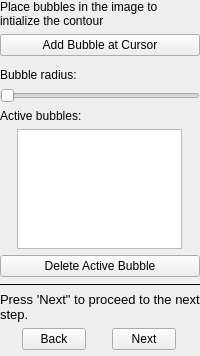
        <widget class="QWidget" name="pgBubbles">
         <layout class="QVBoxLayout" name="verticalLayout_4">
          <property name="leftMargin">
           <number>0</number>
          </property>
          <property name="topMargin">
           <number>0</number>
          </property>
          <property name="rightMargin">
           <number>0</number>
          </property>
          <property name="bottomMargin">
           <number>0</number>
          </property>
          <item>
           <widget class="QLabel" name="label_6">
            <property name="text">
             <string>Place bubbles in the image to intialize the contour</string>
            </property>
            <property name="wordWrap">
             <bool>true</bool>
            </property>
           </widget>
          </item>
          <item>
           <widget class="QPushButton" name="btnAddBubble">
            <property name="sizePolicy">
             <sizepolicy hsizetype="Minimum" vsizetype="Fixed">
              <horstretch>0</horstretch>
              <verstretch>0</verstretch>
             </sizepolicy>
            </property>
            <property name="text">
             <string>Add Bubble at Cursor</string>
            </property>
            <property name="shortcut">
             <string>Return</string>
            </property>
           </widget>
          </item>
          <item>
           <widget class="QWidget" name="widget_6" native="true">
            <layout class="QVBoxLayout" name="verticalLayout_10">
             <property name="spacing">
              <number>0</number>
             </property>
             <property name="leftMargin">
              <number>0</number>
             </property>
             <property name="topMargin">
              <number>0</number>
             </property>
             <property name="rightMargin">
              <number>0</number>
             </property>
             <property name="bottomMargin">
              <number>0</number>
             </property>
            </layout>
           </widget>
          </item>
          <item>
           <widget class="QLabel" name="label_7">
            <property name="text">
             <string>Bubble radius:</string>
            </property>
           </widget>
          </item>
          <item>
           <widget class="QDoubleSliderWithEditor" name="inBubbleRadius">
            <property name="sizePolicy">
             <sizepolicy hsizetype="Expanding" vsizetype="Fixed">
              <horstretch>0</horstretch>
              <verstretch>0</verstretch>
             </sizepolicy>
            </property>
            <property name="orientation">
             <enum>Qt::Horizontal</enum>
            </property>
           </widget>
          </item>
          <item>
           <widget class="QLabel" name="label_8">
            <property name="text">
             <string>Active bubbles:</string>
            </property>
           </widget>
          </item>
          <item alignment="Qt::AlignHCenter">
           <widget class="QTableView" name="tableBubbleList">
            <property name="sizePolicy">
             <sizepolicy hsizetype="Fixed" vsizetype="Fixed">
              <horstretch>0</horstretch>
              <verstretch>0</verstretch>
             </sizepolicy>
            </property>
            <property name="maximumSize">
             <size>
              <width>165</width>
              <height>120</height>
             </size>
            </property>
            <property name="font">
             <font>
              <pointsize>-1</pointsize>
             </font>
            </property>
            <property name="styleSheet">
             <string notr="true">font-size: 10px;
</string>
            </property>
            <property name="selectionMode">
             <enum>QAbstractItemView::SingleSelection</enum>
            </property>
            <property name="selectionBehavior">
             <enum>QAbstractItemView::SelectRows</enum>
            </property>
            <property name="showGrid">
             <bool>true</bool>
            </property>
            <attribute name="horizontalHeaderMinimumSectionSize">
             <number>32</number>
            </attribute>
            <attribute name="horizontalHeaderDefaultSectionSize">
             <number>32</number>
            </attribute>
            <attribute name="horizontalHeaderShowSortIndicator" stdset="0">
             <bool>false</bool>
            </attribute>
            <attribute name="horizontalHeaderStretchLastSection">
             <bool>true</bool>
            </attribute>
            <attribute name="verticalHeaderVisible">
             <bool>false</bool>
            </attribute>
            <attribute name="verticalHeaderCascadingSectionResizes">
             <bool>true</bool>
            </attribute>
            <attribute name="verticalHeaderMinimumSectionSize">
             <number>18</number>
            </attribute>
            <attribute name="verticalHeaderDefaultSectionSize">
             <number>18</number>
            </attribute>
           </widget>
          </item>
          <item>
           <widget class="QPushButton" name="btnRemoveBubble">
            <property name="sizePolicy">
             <sizepolicy hsizetype="Minimum" vsizetype="Fixed">
              <horstretch>0</horstretch>
              <verstretch>0</verstretch>
             </sizepolicy>
            </property>
            <property name="text">
             <string>Delete Active Bubble</string>
            </property>
            <property name="shortcut">
             <string>Backspace</string>
            </property>
           </widget>
          </item>
          <item>
           <widget class="Line" name="line_3">
            <property name="frameShadow">
             <enum>QFrame::Plain</enum>
            </property>
            <property name="orientation">
             <enum>Qt::Horizontal</enum>
            </property>
           </widget>
          </item>
          <item>
           <widget class="QLabel" name="label_16">
            <property name="text">
             <string>&lt;!DOCTYPE HTML PUBLIC &quot;-//W3C//DTD HTML 4.0//EN&quot; &quot;http://www.w3.org/TR/REC-html40/strict.dtd&quot;&gt;
&lt;html&gt;&lt;head&gt;&lt;meta name=&quot;qrichtext&quot; content=&quot;1&quot; /&gt;&lt;style type=&quot;text/css&quot;&gt;
p, li { white-space: pre-wrap; }
&lt;/style&gt;&lt;/head&gt;&lt;body style=&quot; font-family:'.Lucida Grande UI'; font-size:12px; font-weight:400; font-style:normal;&quot;&gt;
&lt;p style=&quot; margin-top:0px; margin-bottom:0px; margin-left:0px; margin-right:0px; -qt-block-indent:0; text-indent:0px;&quot;&gt;&lt;span style=&quot; font-family:'Lucida Grande'; font-size:13px;&quot;&gt;Press 'Next&amp;quot; to proceed to the next step.&lt;/span&gt;&lt;/p&gt;&lt;/body&gt;&lt;/html&gt;</string>
            </property>
            <property name="wordWrap">
             <bool>true</bool>
            </property>
           </widget>
          </item>
          <item>
           <widget class="QWidget" name="widget_13" native="true">
            <layout class="QHBoxLayout" name="horizontalLayout_15">
             <property name="spacing">
              <number>4</number>
             </property>
             <property name="leftMargin">
              <number>0</number>
             </property>
             <property name="topMargin">
              <number>0</number>
             </property>
             <property name="rightMargin">
              <number>0</number>
             </property>
             <property name="bottomMargin">
              <number>0</number>
             </property>
             <item>
              <widget class="QPushButton" name="btnBubbleBack">
               <property name="sizePolicy">
                <sizepolicy hsizetype="Maximum" vsizetype="Fixed">
                 <horstretch>0</horstretch>
                 <verstretch>0</verstretch>
                </sizepolicy>
               </property>
               <property name="maximumSize">
                <size>
                 <width>64</width>
                 <height>16777215</height>
                </size>
               </property>
               <property name="text">
                <string>Back</string>
               </property>
              </widget>
             </item>
             <item>
              <widget class="QPushButton" name="btnBubbleNext">
               <property name="sizePolicy">
                <sizepolicy hsizetype="Maximum" vsizetype="Fixed">
                 <horstretch>0</horstretch>
                 <verstretch>0</verstretch>
                </sizepolicy>
               </property>
               <property name="maximumSize">
                <size>
                 <width>64</width>
                 <height>16777215</height>
                </size>
               </property>
               <property name="text">
                <string>Next</string>
               </property>
              </widget>
             </item>
            </layout>
           </widget>
          </item>
          <item>
           <spacer name="verticalSpacer_5">
            <property name="orientation">
             <enum>Qt::Vertical</enum>
            </property>
            <property name="sizeHint" stdset="0">
             <size>
              <width>20</width>
              <height>0</height>
             </size>
            </property>
           </spacer>
          </item>
          <item>
           <widget class="QWidget" name="widget_11" native="true">
            <layout class="QHBoxLayout" name="horizontalLayout_8">
             <property name="spacing">
              <number>12</number>
             </property>
             <property name="leftMargin">
              <number>0</number>
             </property>
             <property name="topMargin">
              <number>0</number>
             </property>
             <property name="rightMargin">
              <number>0</number>
             </property>
             <property name="bottomMargin">
              <number>0</number>
             </property>
            </layout>
           </widget>
          </item>
         </layout>
        </widget>
